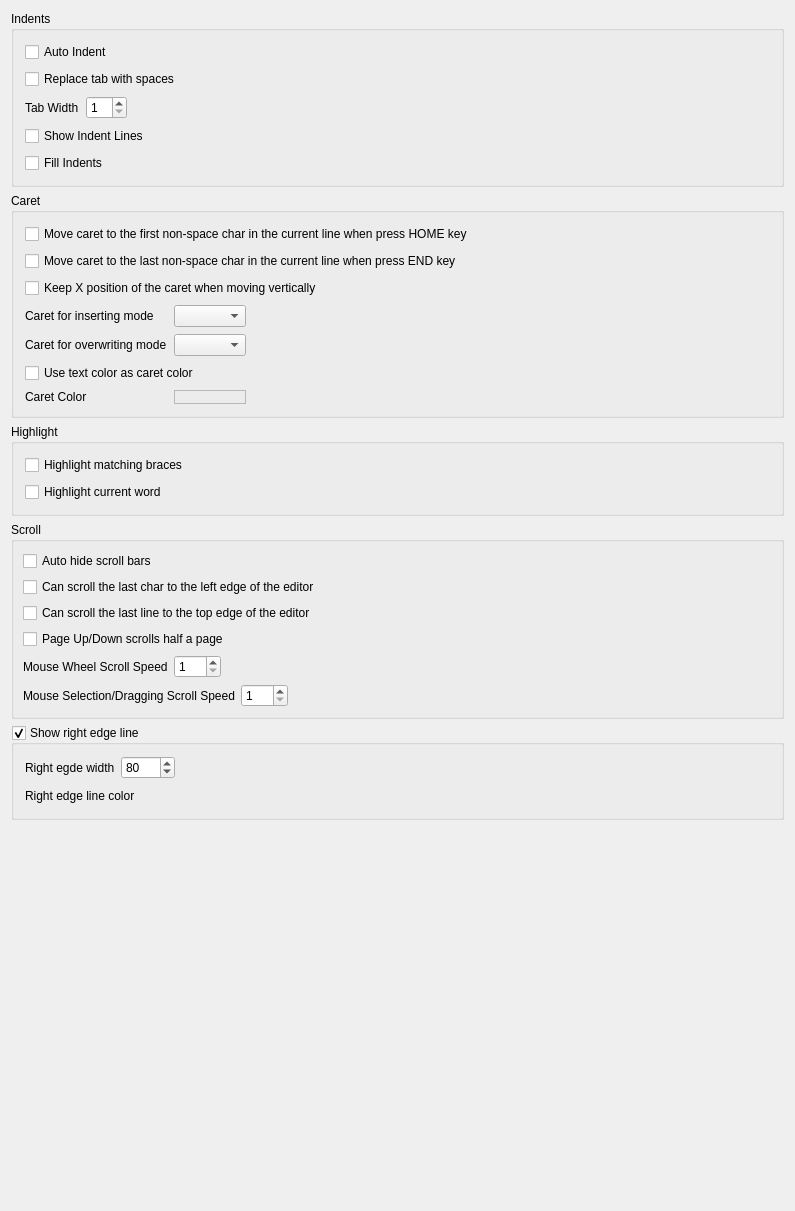
<?xml version="1.0" encoding="UTF-8"?>
<ui version="4.0">
 <class>editorgeneralwidget</class>
 <widget class="QWidget" name="editorgeneralwidget">
  <property name="geometry">
   <rect>
    <x>0</x>
    <y>0</y>
    <width>795</width>
    <height>1211</height>
   </rect>
  </property>
  <property name="windowTitle">
   <string>Form</string>
  </property>
  <layout class="QVBoxLayout" name="verticalLayout_2">
   <item>
    <widget class="QGroupBox" name="grpIndents">
     <property name="title">
      <string>Indents</string>
     </property>
     <layout class="QVBoxLayout" name="verticalLayout">
      <property name="spacing">
       <number>7</number>
      </property>
      <property name="leftMargin">
       <number>11</number>
      </property>
      <property name="topMargin">
       <number>11</number>
      </property>
      <property name="rightMargin">
       <number>11</number>
      </property>
      <property name="bottomMargin">
       <number>11</number>
      </property>
      <item>
       <widget class="QCheckBox" name="chkAutoIndent">
        <property name="text">
         <string>Auto Indent</string>
        </property>
       </widget>
      </item>
      <item>
       <widget class="QCheckBox" name="chkTabToSpaces">
        <property name="text">
         <string>Replace tab with spaces</string>
        </property>
       </widget>
      </item>
      <item>
       <widget class="QWidget" name="widget_2" native="true">
        <layout class="QHBoxLayout" name="horizontalLayout">
         <property name="spacing">
          <number>7</number>
         </property>
         <property name="leftMargin">
          <number>0</number>
         </property>
         <property name="topMargin">
          <number>0</number>
         </property>
         <property name="rightMargin">
          <number>0</number>
         </property>
         <property name="bottomMargin">
          <number>0</number>
         </property>
         <item>
          <widget class="QLabel" name="lbCaretColor_2">
           <property name="text">
            <string>Tab Width</string>
           </property>
          </widget>
         </item>
         <item>
          <widget class="QSpinBox" name="spTabWidth">
           <property name="minimum">
            <number>1</number>
           </property>
           <property name="maximum">
            <number>16</number>
           </property>
          </widget>
         </item>
         <item>
          <spacer name="horizontalSpacer_2">
           <property name="orientation">
            <enum>Qt::Horizontal</enum>
           </property>
           <property name="sizeHint" stdset="0">
            <size>
             <width>40</width>
             <height>20</height>
            </size>
           </property>
          </spacer>
         </item>
        </layout>
       </widget>
      </item>
      <item>
       <widget class="QCheckBox" name="chkShowIndentLines">
        <property name="text">
         <string>Show Indent Lines</string>
        </property>
       </widget>
      </item>
      <item>
       <widget class="QCheckBox" name="chkFillIndents">
        <property name="text">
         <string>Fill Indents</string>
        </property>
       </widget>
      </item>
     </layout>
    </widget>
   </item>
   <item>
    <widget class="QGroupBox" name="grpCarets">
     <property name="title">
      <string>Caret</string>
     </property>
     <layout class="QVBoxLayout" name="verticalLayout_3">
      <property name="spacing">
       <number>7</number>
      </property>
      <property name="leftMargin">
       <number>11</number>
      </property>
      <property name="topMargin">
       <number>11</number>
      </property>
      <property name="rightMargin">
       <number>11</number>
      </property>
      <property name="bottomMargin">
       <number>11</number>
      </property>
      <item>
       <widget class="QCheckBox" name="chkEnhanceHome">
        <property name="text">
         <string>Move caret to the first non-space char in the current line when press HOME key</string>
        </property>
       </widget>
      </item>
      <item>
       <widget class="QCheckBox" name="chkEnhanceEndKey">
        <property name="text">
         <string>Move caret to the last non-space char in the current line when press END key</string>
        </property>
       </widget>
      </item>
      <item>
       <widget class="QCheckBox" name="chkKeepCaretX">
        <property name="text">
         <string>Keep X position of the caret when moving vertically</string>
        </property>
       </widget>
      </item>
      <item>
       <widget class="QWidget" name="widget" native="true">
        <layout class="QGridLayout" name="gridLayout_2">
         <property name="leftMargin">
          <number>0</number>
         </property>
         <property name="topMargin">
          <number>0</number>
         </property>
         <property name="rightMargin">
          <number>0</number>
         </property>
         <property name="bottomMargin">
          <number>0</number>
         </property>
         <property name="spacing">
          <number>7</number>
         </property>
         <item row="1" column="0">
          <widget class="QLabel" name="lbCaretForOverwrite">
           <property name="text">
            <string>Caret for overwriting mode</string>
           </property>
          </widget>
         </item>
         <item row="4" column="1">
          <widget class="ColorEdit" name="colorCaret">
           <property name="frameShape">
            <enum>QFrame::StyledPanel</enum>
           </property>
           <property name="frameShadow">
            <enum>QFrame::Raised</enum>
           </property>
          </widget>
         </item>
         <item row="4" column="0">
          <widget class="QLabel" name="lbCaretColor">
           <property name="text">
            <string>Caret Color</string>
           </property>
          </widget>
         </item>
         <item row="1" column="1">
          <widget class="QComboBox" name="cbCaretForOverwrite"/>
         </item>
         <item row="0" column="0">
          <widget class="QLabel" name="lbCaretForInsert">
           <property name="text">
            <string>Caret for inserting mode</string>
           </property>
          </widget>
         </item>
         <item row="0" column="1">
          <widget class="QComboBox" name="cbCaretForInsert"/>
         </item>
         <item row="0" column="2">
          <spacer name="horizontalSpacer">
           <property name="orientation">
            <enum>Qt::Horizontal</enum>
           </property>
           <property name="sizeHint" stdset="0">
            <size>
             <width>40</width>
             <height>20</height>
            </size>
           </property>
          </spacer>
         </item>
         <item row="2" column="0" colspan="3">
          <widget class="QCheckBox" name="chkCaretUseTextColor">
           <property name="text">
            <string>Use text color as caret color</string>
           </property>
          </widget>
         </item>
        </layout>
       </widget>
      </item>
     </layout>
    </widget>
   </item>
   <item>
    <widget class="QGroupBox" name="groupBox_2">
     <property name="title">
      <string>Highlight</string>
     </property>
     <layout class="QVBoxLayout" name="verticalLayout_6">
      <property name="spacing">
       <number>7</number>
      </property>
      <property name="leftMargin">
       <number>11</number>
      </property>
      <property name="topMargin">
       <number>11</number>
      </property>
      <property name="rightMargin">
       <number>11</number>
      </property>
      <property name="bottomMargin">
       <number>11</number>
      </property>
      <item>
       <widget class="QCheckBox" name="chkHighlightMatchingBraces">
        <property name="text">
         <string>Highlight matching braces</string>
        </property>
       </widget>
      </item>
      <item>
       <widget class="QCheckBox" name="chkHighlightCurrentWord">
        <property name="text">
         <string>Highlight current word</string>
        </property>
       </widget>
      </item>
     </layout>
    </widget>
   </item>
   <item>
    <widget class="QGroupBox" name="groupBox">
     <property name="title">
      <string>Scroll</string>
     </property>
     <layout class="QVBoxLayout" name="verticalLayout_4">
      <item>
       <widget class="QCheckBox" name="chkAutoHideScrollBars">
        <property name="text">
         <string>Auto hide scroll bars</string>
        </property>
       </widget>
      </item>
      <item>
       <widget class="QCheckBox" name="chkScrollPastEOL">
        <property name="text">
         <string>Can scroll the last char to the left edge of the editor</string>
        </property>
       </widget>
      </item>
      <item>
       <widget class="QCheckBox" name="chkScrollPastEOF">
        <property name="text">
         <string>Can scroll the last line to the top edge of the editor</string>
        </property>
       </widget>
      </item>
      <item>
       <widget class="QCheckBox" name="chkScrollHalfPage">
        <property name="text">
         <string>Page Up/Down scrolls half a page</string>
        </property>
       </widget>
      </item>
      <item>
       <widget class="QWidget" name="widget_6" native="true">
        <layout class="QHBoxLayout" name="horizontalLayout_3">
         <property name="leftMargin">
          <number>0</number>
         </property>
         <property name="topMargin">
          <number>0</number>
         </property>
         <property name="rightMargin">
          <number>0</number>
         </property>
         <property name="bottomMargin">
          <number>0</number>
         </property>
         <item>
          <widget class="QLabel" name="label">
           <property name="text">
            <string>Mouse Wheel Scroll Speed</string>
           </property>
          </widget>
         </item>
         <item>
          <widget class="QSpinBox" name="spinMouseWheelScrollSpeed">
           <property name="minimum">
            <number>1</number>
           </property>
           <property name="maximum">
            <number>100</number>
           </property>
          </widget>
         </item>
         <item>
          <spacer name="horizontalSpacer_6">
           <property name="orientation">
            <enum>Qt::Horizontal</enum>
           </property>
           <property name="sizeHint" stdset="0">
            <size>
             <width>40</width>
             <height>20</height>
            </size>
           </property>
          </spacer>
         </item>
        </layout>
       </widget>
      </item>
      <item>
       <widget class="QWidget" name="widget_7" native="true">
        <layout class="QHBoxLayout" name="horizontalLayout_4">
         <property name="leftMargin">
          <number>0</number>
         </property>
         <property name="topMargin">
          <number>0</number>
         </property>
         <property name="rightMargin">
          <number>0</number>
         </property>
         <property name="bottomMargin">
          <number>0</number>
         </property>
         <item>
          <widget class="QLabel" name="label_2">
           <property name="text">
            <string>Mouse Selection/Dragging Scroll Speed</string>
           </property>
          </widget>
         </item>
         <item>
          <widget class="QSpinBox" name="spinMouseSelectionScrollSpeed">
           <property name="minimum">
            <number>1</number>
           </property>
           <property name="maximum">
            <number>999</number>
           </property>
          </widget>
         </item>
         <item>
          <spacer name="horizontalSpacer_7">
           <property name="orientation">
            <enum>Qt::Horizontal</enum>
           </property>
           <property name="sizeHint" stdset="0">
            <size>
             <width>40</width>
             <height>20</height>
            </size>
           </property>
          </spacer>
         </item>
        </layout>
       </widget>
      </item>
     </layout>
    </widget>
   </item>
   <item>
    <widget class="QGroupBox" name="grpRightEdge">
     <property name="title">
      <string>Show right edge line</string>
     </property>
     <property name="checkable">
      <bool>true</bool>
     </property>
     <layout class="QVBoxLayout" name="verticalLayout_5">
      <property name="spacing">
       <number>7</number>
      </property>
      <property name="leftMargin">
       <number>11</number>
      </property>
      <property name="topMargin">
       <number>11</number>
      </property>
      <property name="rightMargin">
       <number>11</number>
      </property>
      <property name="bottomMargin">
       <number>11</number>
      </property>
      <item>
       <widget class="QWidget" name="widget_4" native="true">
        <layout class="QHBoxLayout" name="horizontalLayout_2">
         <property name="leftMargin">
          <number>0</number>
         </property>
         <property name="topMargin">
          <number>0</number>
         </property>
         <property name="rightMargin">
          <number>0</number>
         </property>
         <property name="bottomMargin">
          <number>0</number>
         </property>
         <item>
          <widget class="QLabel" name="lbCaretColor_3">
           <property name="text">
            <string>Right egde width</string>
           </property>
          </widget>
         </item>
         <item>
          <widget class="QSpinBox" name="spRightEdge">
           <property name="minimum">
            <number>1</number>
           </property>
           <property name="maximum">
            <number>1000</number>
           </property>
           <property name="value">
            <number>80</number>
           </property>
          </widget>
         </item>
         <item>
          <spacer name="horizontalSpacer_3">
           <property name="orientation">
            <enum>Qt::Horizontal</enum>
           </property>
           <property name="sizeHint" stdset="0">
            <size>
             <width>40</width>
             <height>20</height>
            </size>
           </property>
          </spacer>
         </item>
        </layout>
       </widget>
      </item>
      <item>
       <widget class="QWidget" name="widget_5" native="true">
        <layout class="QHBoxLayout" name="horizontalLayout_6">
         <property name="leftMargin">
          <number>0</number>
         </property>
         <property name="topMargin">
          <number>0</number>
         </property>
         <property name="rightMargin">
          <number>0</number>
         </property>
         <property name="bottomMargin">
          <number>0</number>
         </property>
         <item>
          <widget class="QLabel" name="lbCaretColor_5">
           <property name="text">
            <string>Right edge line color</string>
           </property>
          </widget>
         </item>
         <item>
          <widget class="ColorEdit" name="colorRightEdgeLine">
           <property name="frameShape">
            <enum>QFrame::StyledPanel</enum>
           </property>
           <property name="frameShadow">
            <enum>QFrame::Raised</enum>
           </property>
          </widget>
         </item>
         <item>
          <spacer name="horizontalSpacer_5">
           <property name="orientation">
            <enum>Qt::Horizontal</enum>
           </property>
           <property name="sizeHint" stdset="0">
            <size>
             <width>40</width>
             <height>20</height>
            </size>
           </property>
          </spacer>
         </item>
        </layout>
       </widget>
      </item>
     </layout>
    </widget>
   </item>
   <item>
    <spacer name="verticalSpacer">
     <property name="orientation">
      <enum>Qt::Vertical</enum>
     </property>
     <property name="sizeHint" stdset="0">
      <size>
       <width>20</width>
       <height>40</height>
      </size>
     </property>
    </spacer>
   </item>
  </layout>
 </widget>
 <customwidgets>
  <customwidget>
   <class>ColorEdit</class>
   <extends>QFrame</extends>
   <header location="global">src/widgets/coloredit.h</header>
   <container>1</container>
  </customwidget>
 </customwidgets>
 <tabstops>
  <tabstop>chkAutoIndent</tabstop>
  <tabstop>chkTabToSpaces</tabstop>
  <tabstop>spTabWidth</tabstop>
  <tabstop>chkShowIndentLines</tabstop>
  <tabstop>chkFillIndents</tabstop>
  <tabstop>chkEnhanceHome</tabstop>
  <tabstop>chkEnhanceEndKey</tabstop>
  <tabstop>chkKeepCaretX</tabstop>
  <tabstop>cbCaretForInsert</tabstop>
  <tabstop>cbCaretForOverwrite</tabstop>
  <tabstop>chkCaretUseTextColor</tabstop>
  <tabstop>chkHighlightMatchingBraces</tabstop>
  <tabstop>chkHighlightCurrentWord</tabstop>
  <tabstop>chkAutoHideScrollBars</tabstop>
  <tabstop>chkScrollPastEOL</tabstop>
  <tabstop>chkScrollPastEOF</tabstop>
  <tabstop>chkScrollHalfPage</tabstop>
  <tabstop>spinMouseWheelScrollSpeed</tabstop>
  <tabstop>spinMouseSelectionScrollSpeed</tabstop>
  <tabstop>grpRightEdge</tabstop>
  <tabstop>spRightEdge</tabstop>
 </tabstops>
 <resources/>
 <connections/>
</ui>
